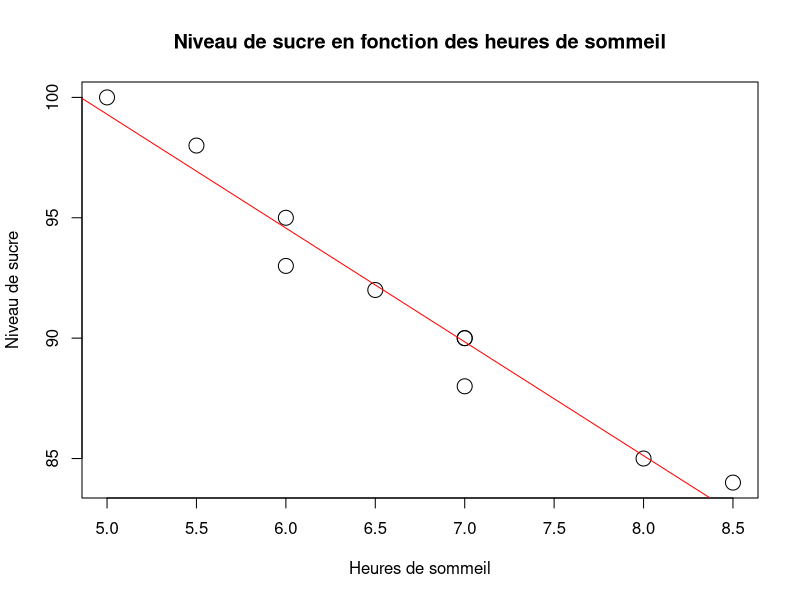

The R script that drew this image:
# Patient
# Patient Heures de Sommeils (x)  Niveau de sucre (mg/dL) (y)
# 1 7 90
# 2 6 95
# 3 8 85
# 4 5 100
# 5 7 90
# 6 7 88
# 7 6.5 92
# 8 8.5 84
# 9 5.5 98
# 10 6 93

patient <- data.frame(
    HeuresSommeil = c(7, 6, 8, 5, 7, 7, 6.5, 8.5, 5.5, 6),
    NiveauSucre = c(90, 95, 85, 100, 90, 88, 92, 84, 98, 93)
)

regression <- lm(NiveauSucre ~ HeuresSommeil, data = patient)

plot(patient$HeuresSommeil, patient$NiveauSucre,
    main = "Niveau de sucre en fonction des heures de sommeil",
    xlab = "Heures de sommeil", ylab = "Niveau de sucre", cex = 2 # cex sert à augmenter la taille des points
)
abline(regression, col = "red")